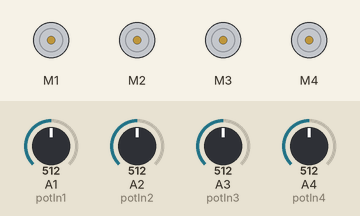
Recording of a sketch running on a simulated Arduino Uno, built with avr-gcc and run on an emulated ATmega328P. Parts: 4 × DC motor (green arrow = forward, orange = backward, longer = faster). Inputs (shaded band) come from the test bench; at power-on: A1 (potIn1) = 512, A2 (potIn2) = 512, A3 (potIn3) = 512, A4 (potIn4) = 512. What the sketch prints to the serial monitor is not drawn.

Above: at 9.0 s.
9.1 s: A1 (potIn1) set to 390
At 11.8 s:
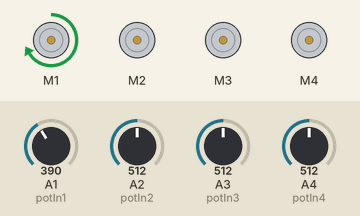
13.1 s: A1 (potIn1) set to 410
At 14.2 s:
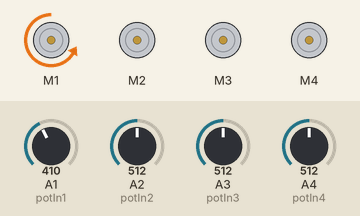
20.7 s: A1 (potIn1) set to 306
Timing chart, 0 to 30.2 s (numbered marks = the images above; inputs shaded):
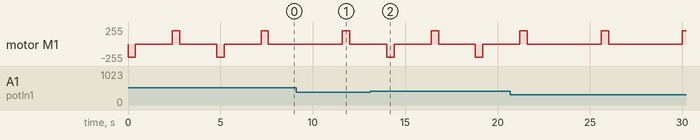

Measured:
- by itself, motor M1: alternates forward 200/255 for 0.40 s and stopped for 4.0 s

The sketch:

feedback.ino
```cpp
#include <AFMotor.h>

AF_DCMotor motor1(1);
AF_DCMotor motor2(2);
AF_DCMotor motor3(3);
AF_DCMotor motor4(4);

#define potIn1 A1
#define potIn2 A2
#define potIn3 A3
#define potIn4 A4
int val1 =0;
int val2 =0;
int val3 =0;
int val4 =0;

void setup() {
  Serial.begin(9600);               // set up Serial library at 9600 bps
  Serial.println("Motor test!");
  motor1.setSpeed(200);      // set motor speed
  motor2.setSpeed(200);      // set motor speed
  motor3.setSpeed(200);      // set motor speed
  motor4.setSpeed(200);      // set motor speed
  motor1.run(RELEASE);       // stop
  motor2.run(RELEASE);
  motor3.run(RELEASE);
  motor4.run(RELEASE);
}

void loop() {

  val1 = analogRead(potIn1);
  val2 = analogRead(potIn2);
  val3 = analogRead(potIn3);
  val4 = analogRead(potIn4);

  // theoritikes times 0-1023
  // peiramatikes     (min-max , center)

//  Serial.print(val1); // 333-673 , 490
//  Serial.print('\t');
//  Serial.print(val2); // 0-1022 , 514
//  Serial.print('\t');
//  Serial.print(val3); // 0-693 , 416
//  Serial.print('\t');
//  Serial.print(val4); // 148-778 , 528
//  Serial.print('\n');
//  delay(500);

 if(val1>400){

    motor1.run(BACKWARD);
    delay(400);
    motor1.run(RELEASE);
    val1 = analogRead(potIn1);
    Serial.print(val1); // 333-673 , 490

 }
    motor1.run(RELEASE);


//  motor2.run(BACKWARD);
//  delay(1000);
//  motor2.run(RELEASE);
//
//  motor3.run(BACKWARD);
//  delay(1000);
//  motor3.run(RELEASE);
//
//  motor4.run(BACKWARD);
//  delay(1000);
//  motor4.run(RELEASE);

  delay(2000); ///****************************

  if(val1<630){
    motor1.run(FORWARD);
    delay(400);
    motor1.run(RELEASE);
    val1 = analogRead(potIn1);
    Serial.print(val1); // 333-673 , 490
  }
    motor1.run(RELEASE);

//  motor2.run(FORWARD);
//  delay(1000);
//  motor2.run(RELEASE);
//
//  motor3.run(FORWARD);
//  delay(1000);
//  motor3.run(RELEASE);
//
//  motor4.run(FORWARD);
//  delay(1000);
//  motor4.run(RELEASE);

 delay(2000);
  //while(1){}
}
```
